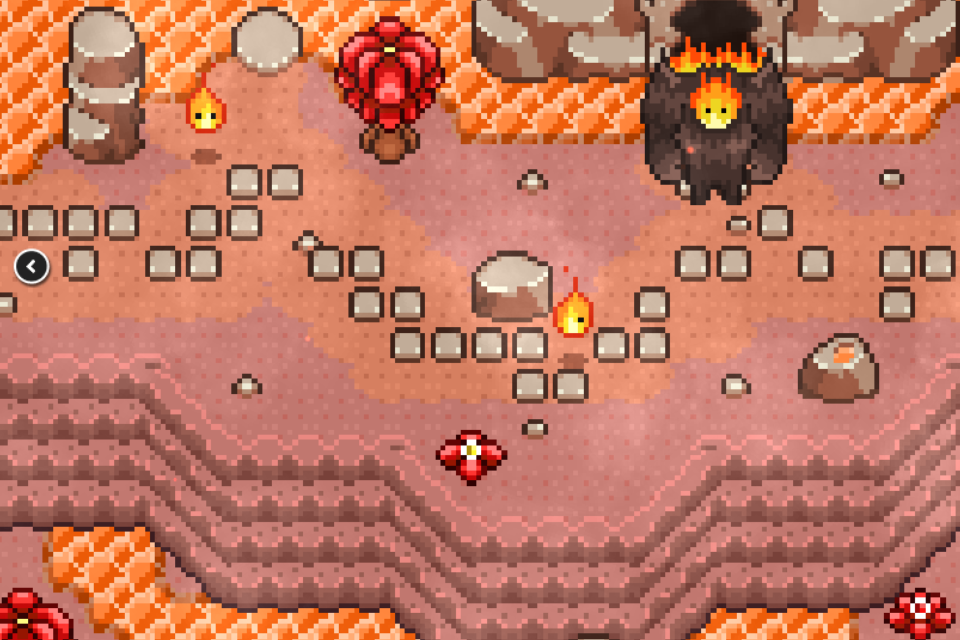

This is a level from a 2D game, rendered from its Tiled map with the project's own tilesets. A one-line summary and the complete map file follow:
An orthogonal 30x20 tile map with 32x32 px tiles, 1 tile layer (Camada de Blocos 1).

<map version="1.10" tiledversion="1.11.0" orientation="orthogonal" renderorder="right-down" width="30" height="20" tilewidth="32" tileheight="32" infinite="0" nextlayerid="2" nextobjectid="1">
 <tileset firstgid="1" source="testpallet.tsx" />
 <layer id="1" name="Camada de Blocos 1" width="30" height="20">
  <data encoding="csv">
236,237,238,239,240,241,242,243,244,245,246,247,248,249,250,251,252,253,254,255,256,257,258,259,260,261,262,263,264,265,
283,284,285,286,287,288,289,290,291,292,293,294,295,296,297,298,299,300,301,302,303,304,305,306,307,308,309,310,311,312,
330,331,332,333,334,335,336,337,338,339,340,341,342,343,344,345,346,347,348,349,350,351,352,353,354,355,356,357,358,359,
377,378,379,380,381,382,383,384,385,386,387,388,389,390,391,392,393,394,395,396,397,398,399,400,401,402,403,404,405,406,
424,425,426,427,428,429,430,431,432,433,434,435,436,437,438,439,440,441,442,443,444,445,446,447,448,449,450,451,452,453,
471,472,473,474,475,476,477,478,479,480,481,482,483,484,485,486,487,488,489,490,491,492,493,494,495,496,497,498,499,500,
518,519,520,521,522,523,524,525,526,527,528,529,530,531,532,533,534,535,536,537,538,539,540,541,542,543,544,545,546,547,
565,566,567,568,569,570,571,572,573,574,575,576,577,578,579,580,581,582,583,584,585,586,587,588,589,590,591,592,593,594,
612,613,614,615,616,617,618,619,620,621,622,623,624,625,626,627,628,629,630,631,632,633,634,635,636,637,638,639,640,641,
659,660,661,662,663,664,665,666,667,668,669,670,671,672,673,674,675,676,677,678,679,680,681,682,683,684,685,686,687,688,
706,707,708,709,710,711,712,713,714,715,716,717,718,719,720,721,722,723,724,725,726,727,728,729,730,731,732,733,734,735,
753,754,755,756,757,758,759,760,761,762,763,764,765,766,767,768,769,770,771,772,773,774,775,776,777,778,779,780,781,782,
800,801,802,803,804,805,806,807,808,809,810,811,812,813,814,815,816,817,818,819,820,821,822,823,824,825,826,827,828,829,
847,848,849,850,851,852,853,854,855,856,857,858,859,860,861,862,863,864,865,866,867,868,869,870,871,872,873,874,875,876,
894,895,896,897,898,899,900,901,902,903,904,905,906,907,908,909,910,911,912,913,914,915,916,917,918,919,920,921,922,923,
941,942,943,944,945,946,947,948,949,950,951,952,953,954,955,956,957,958,959,960,961,962,963,964,965,966,967,968,969,970,
988,989,990,991,992,993,994,995,996,997,998,999,1000,1001,1002,1003,1004,1005,1006,1007,1008,1009,1010,1011,1012,1013,1014,1015,1016,1017,
1035,1036,1037,1038,1039,1040,1041,1042,1043,1044,1045,1046,1047,1048,1049,1050,1051,1052,1053,1054,1055,1056,1057,1058,1059,1060,1061,1062,1063,1064,
1082,1083,1084,1085,1086,1087,1088,1089,1090,1091,1092,1093,1094,1095,1096,1097,1098,1099,1100,1101,1102,1103,1104,1105,1106,1107,1108,1109,1110,1111,
1129,1130,1131,1132,1133,1134,1135,1136,1137,1138,1139,1140,1141,1142,1143,1144,1145,1146,1147,1148,1149,1150,1151,1152,1153,1154,1155,1156,1157,1158
</data>
 </layer>
</map>